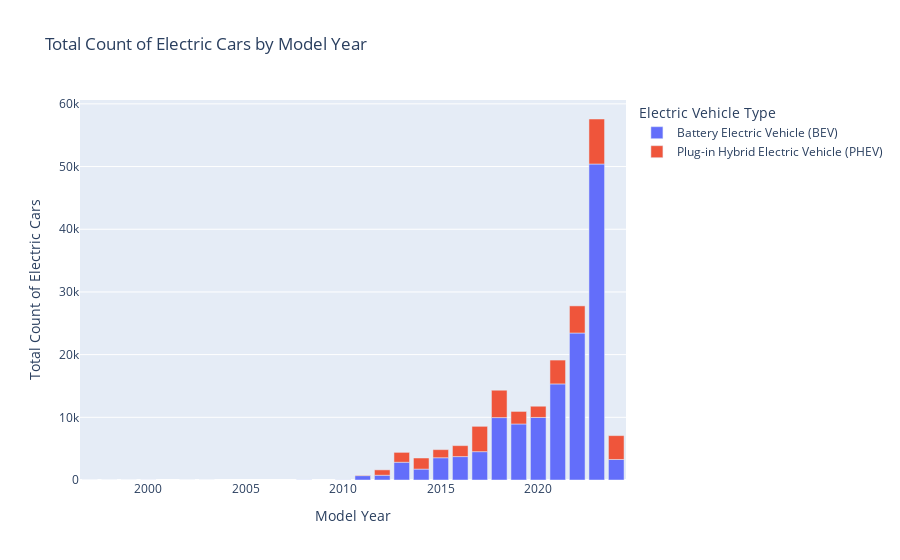

Source (notebook cell):
### Code cell
# Creating the bar plot using Plotly Express
fig = px.bar(count_by_year_type, x='Model Year', y='n_cars', color='Electric Vehicle Type',
             labels={'n_cars': 'Total Count of Electric Cars', 'Model Year': 'Model Year'},
             title='Total Count of Electric Cars by Model Year')

# Displaying the plot
fig.show()

### Figure 1 — Plotly figure (JSON) as saved in the notebook; plotly's stock layout.template omitted (floating-point values rounded to 4 significant figures)
{"data": [{"alignmentgroup": "True", "hovertemplate": "Electric Vehicle Type=Battery Electric Vehicle (BEV)<br>Model Year=%{x}<br>Total Count of Electric Cars=%{y}<extra></extra>", "legendgroup": "Battery Electric Vehicle (BEV)", "marker": {"color": "#636efa", "pattern": {"shape": ""}}, "name": "Battery Electric Vehicle (BEV)", "offsetgroup": "Battery Electric Vehicle (BEV)", "orientation": "v", "showlegend": true, "textposition": "auto", "type": "bar", "x": [1997, 1998, 1999, 2000, 2002, 2003, 2008, 2010, 2011, 2012, 2013, 2014, 2015, 2016, 2017, 2018, 2019, 2020, 2021, 2022, 2023, 2024], "xaxis": "x", "y": [1, 1, 5, 7, 2, 1, 19, 20, 699, 758, 2831, 1739, 3549, 3734, 4520, 9957, 8937, 9978, 15325, 23446, 50403, 3273], "yaxis": "y"}, {"alignmentgroup": "True", "hovertemplate": "Electric Vehicle Type=Plug-in Hybrid Electric Vehicle (PHEV)<br>Model Year=%{x}<br>Total Count of Electric Cars=%{y}<extra></extra>", "legendgroup": "Plug-in Hybrid Electric Vehicle (PHEV)", "marker": {"color": "#EF553B", "pattern": {"shape": ""}}, "name": "Plug-in Hybrid Electric Vehicle (PHEV)", "offsetgroup": "Plug-in Hybrid Electric Vehicle (PHEV)", "orientation": "v", "showlegend": true, "textposition": "auto", "type": "bar", "x": [2010, 2011, 2012, 2013, 2014, 2015, 2016, 2017, 2018, 2019, 2020, 2021, 2022, 2023, 2024], "xaxis": "x", "y": [3, 76, 860, 1577, 1770, 1295, 1749, 4041, 4365, 2002, 1790, 3807, 4330, 7184, 3807], "yaxis": "y"}], "layout": {"barmode": "relative", "legend": {"title": {"text": "Electric Vehicle Type"}, "tracegroupgap": 0}, "title": {"text": "Total Count of Electric Cars by Model Year"}, "xaxis": {"anchor": "y", "domain": [0, 1], "title": {"text": "Model Year"}}, "yaxis": {"anchor": "x", "domain": [0, 1], "title": {"text": "Total Count of Electric Cars"}}}}
